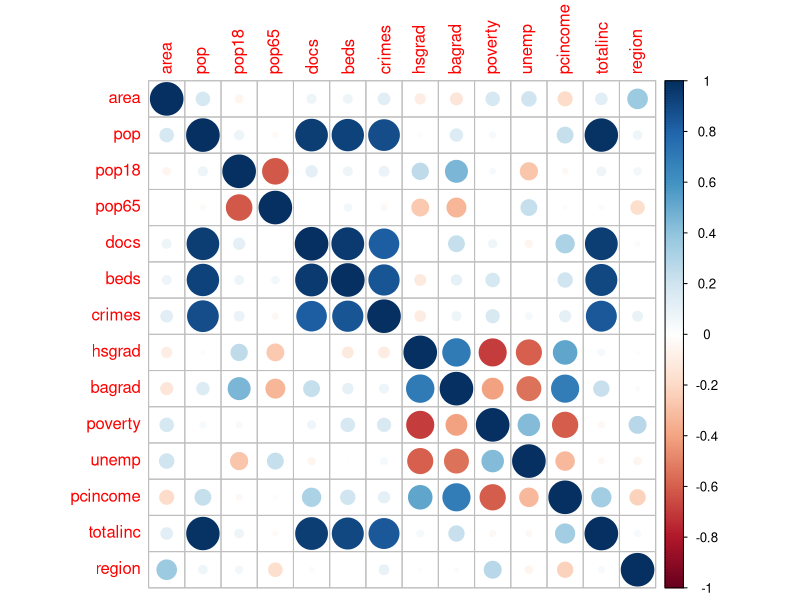
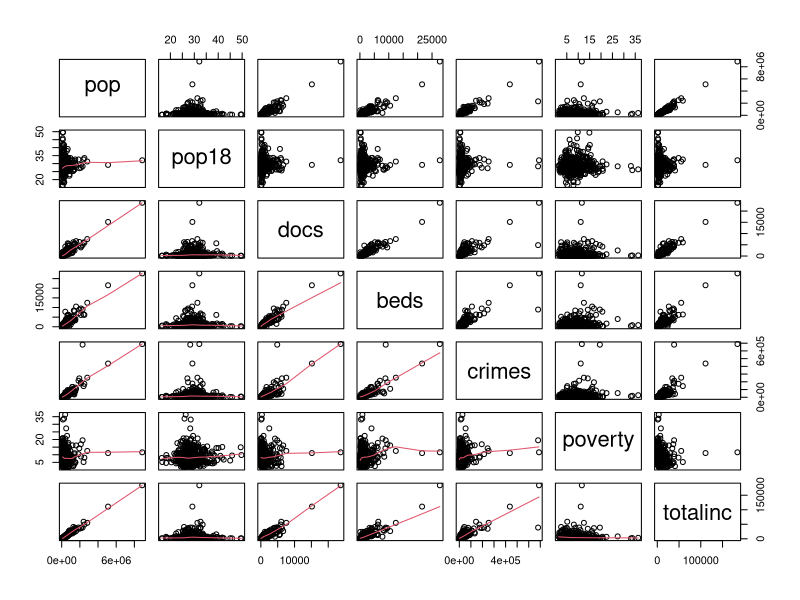
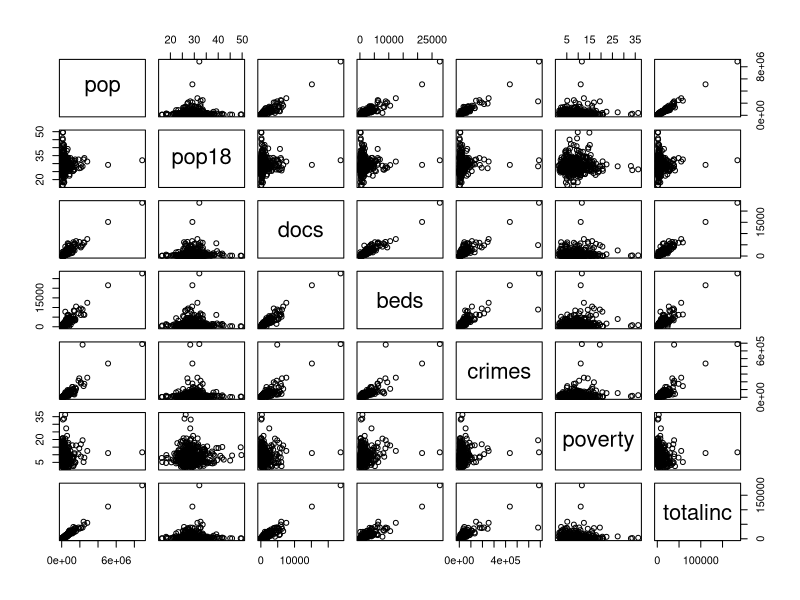

Here is the R script that generated these plots, in order: (Note: this script raises an error after producing the figures.)
## ---- chunk 1
library(tidyverse)
library(graphics)
## ---- chunk 2
cdi = read.csv("data/cdi.csv")


cdi_cor = cdi %>% 
  select(-id,-cty,-state)
  
## ---- chunk 3
cdi.cor = cor(cdi_cor)


library(corrplot)
corrplot(cdi.cor)
## ---- chunk 4

ls(cdi)
data = cdi %>% 
  select(pop,pop18,docs,beds,crimes,poverty,totalinc)



groups <- cdi[, 17] 
# Plot correlation matrix
pairs(data,lower.panel = panel.smooth)


# Equivalent but using the plot function
plot(data) 
## ---- chunk 5
plot(x, y, pch = 19, col = "lightblue")

# Regression line
abline(lm(y ~ x), col = "red", lwd = 3)

# Pearson correlation
text(paste("Correlation:", round(cor(x, y), 2)), x = 25, y = 95)
